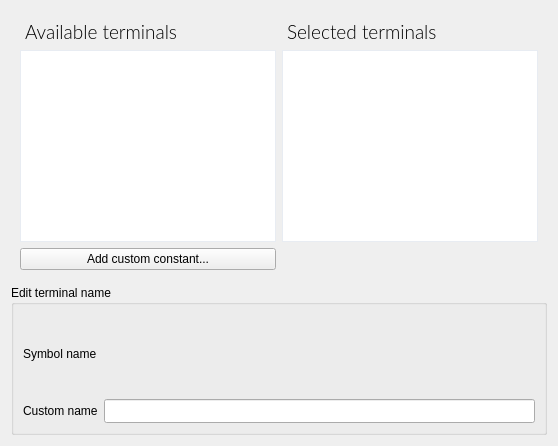
                     <widget class="QWidget" name="pageTerminals">
                      <layout class="QGridLayout" name="gridLayout_51">
                       <item row="0" column="0">
                        <layout class="QVBoxLayout" name="verticalLayout_19">
                         <item>
                          <widget class="QFrame" name="frame_25">
                           <property name="frameShape">
                            <enum>QFrame::NoFrame</enum>
                           </property>
                           <property name="frameShadow">
                            <enum>QFrame::Raised</enum>
                           </property>
                           <layout class="QGridLayout" name="gridLayout_50">
                            <item row="0" column="0">
                             <layout class="QGridLayout" name="gridLayout_49">
                              <item row="0" column="1">
                               <widget class="QLabel" name="label_73">
                                <property name="styleSheet">
                                 <string notr="true">QLabel {
	font-family: Lato;
	font-weight: 200;
	font-size: 14pt;
	padding-left: 1px;
}</string>
                                </property>
                                <property name="text">
                                 <string>Selected terminals</string>
                                </property>
                               </widget>
                              </item>
                              <item row="0" column="0">
                               <widget class="QLabel" name="label_72">
                                <property name="styleSheet">
                                 <string notr="true">QLabel {
	font-family: Lato;
	font-weight: 200;
	font-size: 14pt;
	padding-left: 1px;
}</string>
                                </property>
                                <property name="text">
                                 <string>Available terminals</string>
                                </property>
                               </widget>
                              </item>
                              <item row="1" column="1">
                               <widget class="QListWidget" name="listTerminalsTarget">
                                <property name="focusPolicy">
                                 <enum>Qt::NoFocus</enum>
                                </property>
                                <property name="styleSheet">
                                 <string notr="true">QListWidget {
	border-style: solid;
	border-width: 1px;
	border-color: rgb(232,236,242);
	font-family: Roboto;
	font-weight: normal;
	font-size: 9pt;
	color: rgb(45,65,102);
}

QListWidget::item {
	padding-top: 2px;
	padding-bottom: 2px;
}
QListWidget::item:selected {
	background-color: rgb(182,194,214);
}

QListWidget::item:selected:active {
	background-color: rgb(182,194,214);
}
QListWidget::item:hover {
	background-color: rgb(232,236,242);
}</string>
                                </property>
                                <property name="dragEnabled">
                                 <bool>true</bool>
                                </property>
                                <property name="dragDropMode">
                                 <enum>QAbstractItemView::DragDrop</enum>
                                </property>
                                <property name="defaultDropAction">
                                 <enum>Qt::MoveAction</enum>
                                </property>
                                <property name="selectionBehavior">
                                 <enum>QAbstractItemView::SelectRows</enum>
                                </property>
                               </widget>
                              </item>
                              <item row="1" column="0">
                               <widget class="QListWidget" name="listTerminalsSource">
                                <property name="focusPolicy">
                                 <enum>Qt::NoFocus</enum>
                                </property>
                                <property name="styleSheet">
                                 <string notr="true">QListWidget {
	border-style: solid;
	border-width: 1px;
	border-color: rgb(232,236,242);
	font-family: Roboto;
	font-weight: normal;
	font-size: 9pt;
	color: rgb(45,65,102);
}

QListWidget::item {
	padding-top: 2px;
	padding-bottom: 2px;
}
QListWidget::item:selected {
	background-color: rgb(182,194,214);
}

QListWidget::item:selected:active {
	background-color: rgb(182,194,214);
}
QListWidget::item:hover {
	background-color: rgb(232,236,242);
}</string>
                                </property>
                                <property name="dragEnabled">
                                 <bool>true</bool>
                                </property>
                                <property name="dragDropMode">
                                 <enum>QAbstractItemView::DragDrop</enum>
                                </property>
                                <property name="defaultDropAction">
                                 <enum>Qt::MoveAction</enum>
                                </property>
                                <property name="selectionBehavior">
                                 <enum>QAbstractItemView::SelectRows</enum>
                                </property>
                               </widget>
                              </item>
                              <item row="2" column="0">
                               <widget class="QPushButton" name="pushButton_6">
                                <property name="text">
                                 <string>Add custom constant...</string>
                                </property>
                               </widget>
                              </item>
                             </layout>
                            </item>
                           </layout>
                          </widget>
                         </item>
                         <item>
                          <widget class="QGroupBox" name="groupBox_2">
                           <property name="minimumSize">
                            <size>
                             <width>0</width>
                             <height>150</height>
                            </size>
                           </property>
                           <property name="title">
                            <string>Edit terminal name</string>
                           </property>
                           <layout class="QGridLayout" name="gridLayout_53">
                            <item row="0" column="0">
                             <layout class="QGridLayout" name="gridLayout_52">
                              <item row="0" column="1">
                               <widget class="QLabel" name="label_75">
                                <property name="text">
                                 <string/>
                                </property>
                               </widget>
                              </item>
                              <item row="0" column="0">
                               <widget class="QLabel" name="label_74">
                                <property name="text">
                                 <string>Symbol name</string>
                                </property>
                               </widget>
                              </item>
                              <item row="1" column="0">
                               <widget class="QLabel" name="label_76">
                                <property name="text">
                                 <string>Custom name</string>
                                </property>
                               </widget>
                              </item>
                              <item row="1" column="1">
                               <widget class="QLineEdit" name="lineEdit_2">
                                <property name="minimumSize">
                                 <size>
                                  <width>0</width>
                                  <height>24</height>
                                 </size>
                                </property>
                               </widget>
                              </item>
                             </layout>
                            </item>
                           </layout>
                          </widget>
                         </item>
                        </layout>
                       </item>
                      </layout>
                     </widget>
